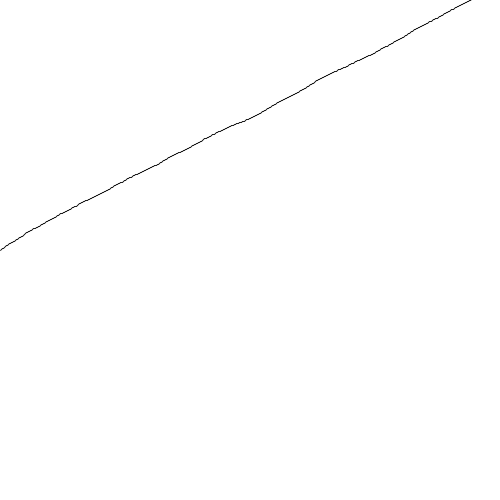
Frame 1 (no input)
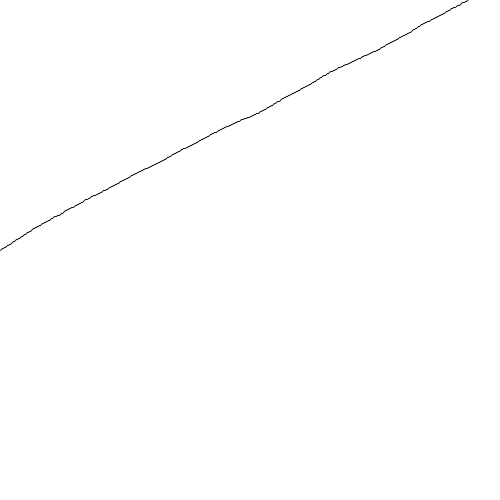
Frame 60 (the mouse pressed at the canvas centre just before this capture)
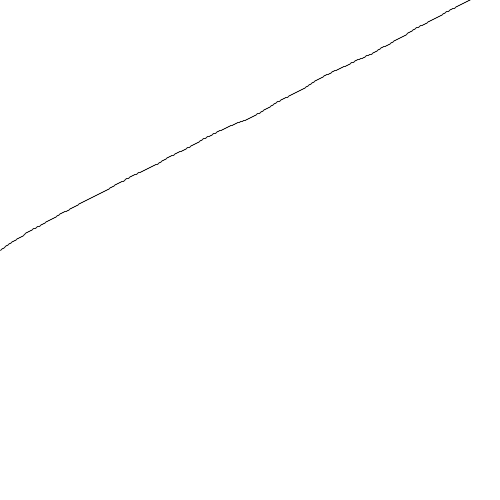
Frame 120 (the mouse held since frame 60 and released just before this capture)

The Processing sketch that drew these frames (run headless with seeded random() and noise(); from frame 60 on, the mouse is pressed at the canvas centre):

// Processing sketch: processing_182011
// ── processing_182011.pde

float y;
float x;
float yVariance;
float newY;
float noiseSeed;

void setup(){
 size(500,500);
 smooth();
 y=height/2;
 x=0;
 strokeWeight(1);
 stroke(0,200);
 frameRate(10);
 
  
}

void draw(){
  background(255);
  noiseSeed=random(10);// try 2
  for (int i=0;x<width;x++){
    yVariance=noise(noiseSeed)-1;
    newY=y+yVariance;
    line(x,y,x+1,newY);
    y=newY;
    noiseSeed+=0.8;
  }
  x=0;
  y=height/2;
  
  
  
}
